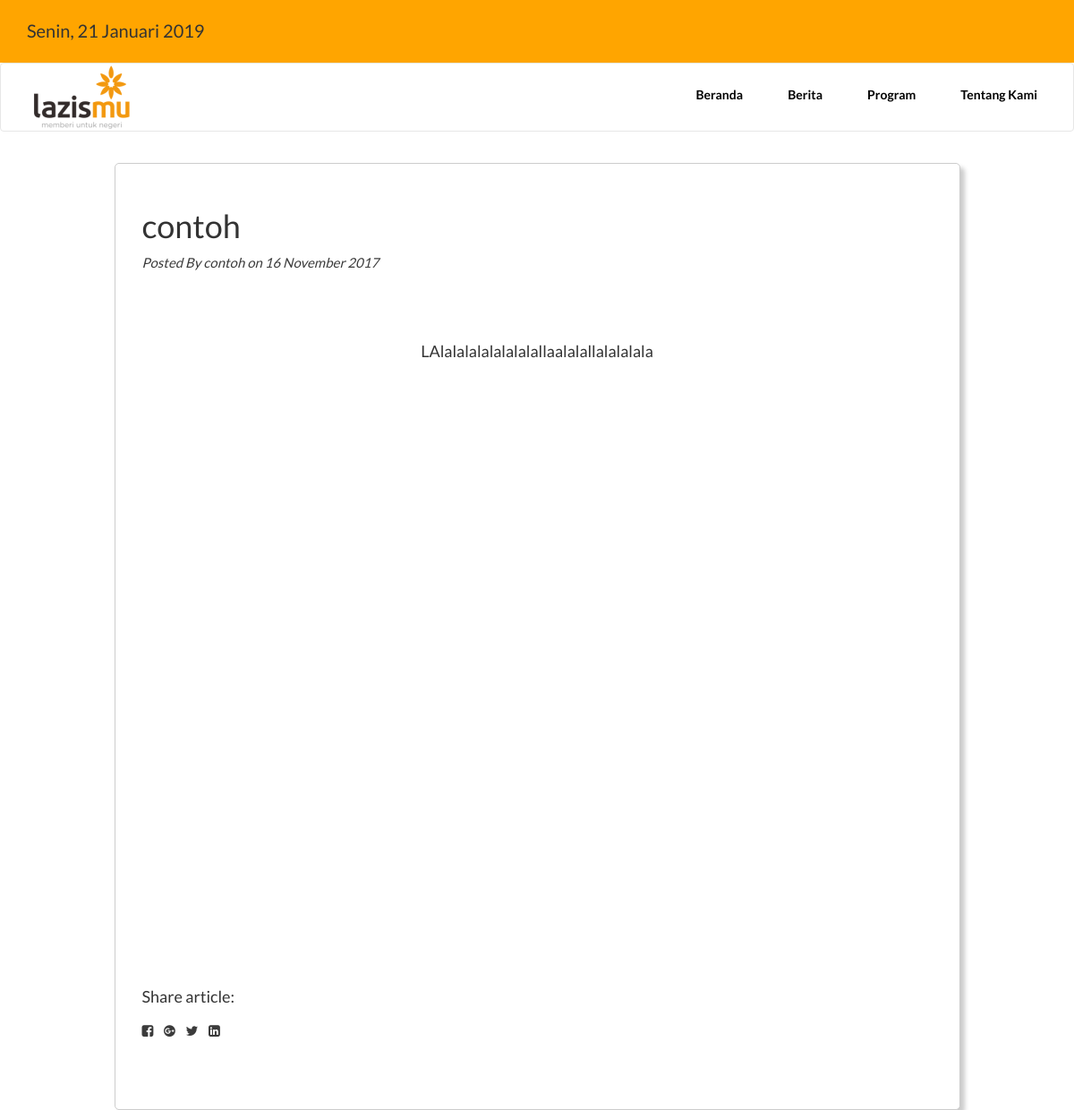
Screenshot of /content.php?post=contoh with the database file from the repository.
### tables this page shows
CREATE TABLE IF NOT EXISTS `berita` (
  `id_berita` int(10) NOT NULL AUTO_INCREMENT,
  `judul_berita` varchar(100) NOT NULL,
  `penulis_berita` varchar(100) NOT NULL,
  `intro_berita` text NOT NULL,
  `isi_berita` text NOT NULL,
  `tanggal` date NOT NULL,
  PRIMARY KEY (`id_berita`)
);

### content.php (the view, shortened to what this page needs)
<!DOCTYPE html>
<html lang="en">
<head>
  <link href="asset/css/bootstrap.min.css" rel="stylesheet">
  <link rel="stylesheet" href="asset/css/style.css">
  <link rel="stylesheet" href="asset/font-awesome-4.7.0/css/font-awesome.min.css">
  <link rel="stylesheet" href="asset/css/animate.min.css">
</head>
<body>
  <div id="info" class="info">
    <div class="container">
      <div class="row">
        <div class="col-lg-4 col-md-4">
        </div>
      </div>
    </div>
  </div>
  <nav id="navbar" class="navbar navbar-default">
    <div class="container-fluid">
      <div class="navbar-header">
        <a href="http://localhost:8080/lazismusidoarjo.org/"><img class="brand" src="asset/img/logo1.png" alt="lazismu sidoarjo"></a>
      </div>
      <div class="collapse navbar-collapse" id="bs-example-navbar-collapse-1">
        <ul class="nav navbar-nav navbar-right">
          <li class="border"><a href="http://localhost:8080/lazismusidoarjo.org/">Beranda <span class="sr-only">(current)</span></a></li>
          <li><a href="berita.php">Berita</a></li>
          <li><a href="program.html">Program</a></li>
          <li><a href="tentang-kami.html">Tentang Kami</a></li>
        </ul>
      </div>
    </div>
  </nav>
  <?php
   $judul = $_GET['post'];
   $data = mysql_query ("SELECT * FROM berita WHERE judul_berita='$judul'");
   while ($row=mysql_fetch_array($data)){
   ?>
  <div class="post" id="post">
    <div class="container">
      <div class="row">
        <div class="col-lg-10 col-md-10 col-lg-offset-1 col-md-offset-1">
          <div class="pack">
          <h1><?php echo $row["judul_berita"]; ?></h1>
          <i>Posted By <?php echo $row["penulis_berita"]; ?> on <?php echo date("d F Y", strtotime ($row["tanggal"])); ?></i>
          <div class="isi_berita">
            <?php echo $row["isi_berita"];?>
          </div>
          <div class="share">
          <h4>Share article: </h4>
          <a href="http://www.facebook.com/sharer.php?u=http://localhost:8080/lazismusidoarjo.org/content.php?post=<?php echo $row["judul_berita"];?>" target="_blank">
            <i class="fa fa-facebook-square fa-3x" aria-hidden="true"></i>
          </a>&nbsp;
          <a href="https://plus.google.com/share?url=http://localhost:8080/lazismusidoarjo.org/content.php?post=<?php echo $row["judul_berita"];?>" target="_blank">
            <i class="fa fa-google-plus-official fa-3x" aria-hidden="true"></i>
          </a>&nbsp;
          <a href="http://twitter.com/home?status= <?php echo $row["judul_berita"];?> - http://localhost:8080/lazismusidoarjo.org/content.php?post=<?php echo $row["judul_berita"];?> - by Lazismu Sidoarjo" target="_blank">
            <i class="fa fa-twitter fa-3x" aria-hidden="true"></i>
          </a>&nbsp;
          <a href="http://www.linkedin.com/shareArticle?mini=true&url=http://localhost:8080/lazismusidoarjo.org/content.php?post=<?php echo $row["judul_berita"];?>&summary=" target="_blank">
            <i class="fa fa-linkedin-square fa-3x" aria-hidden="true"></i>
          </a>
          </div>
          </div>
          </div>
        </div>
      </div>
    </div>
  <?php } ?>
</body>
</html>

### asset/css/style.css (style rules this page uses)
body { height: 0px; font-family: "lazismu"; font-weight: 400; }
h1, h2, h3, h4 { font-family: 'lato', sans-serif; font-weight: 400; }
p { font-family: 'lato', sans-serif; }
a { font-family: 'lato', sans-serif; }
.info { background-color: #ffa500; padding: 20px 0 10px; height: 70px; font-size: 20px; }
.navbar { background-color: #fff; font-weight: 700; }
.navbar a { color: #000 !important; margin: 10px; }
.post { margin: 10px 0 50px; }
.post p { font-size: 18px; }
.post i { font-size: 15px; color: #3b3b3b; margin: 10px 0 50px; }
.post .pack { padding: 30px; border: 1px solid #ccc; background-color: #fff; border-radius: 5px; margin-top: 15px; box-shadow: 5px 5px 5px #ccc; }
.isi_berita { margin: 40px 0 20px; }
.pack .share { font-size: 20px; }

### rows the page displays
berita: judul_berita "contoh", penulis_berita "contoh", tanggal "16 November 2017", isi_berita "LAlalalalalalalalallaalalallalalalala"
